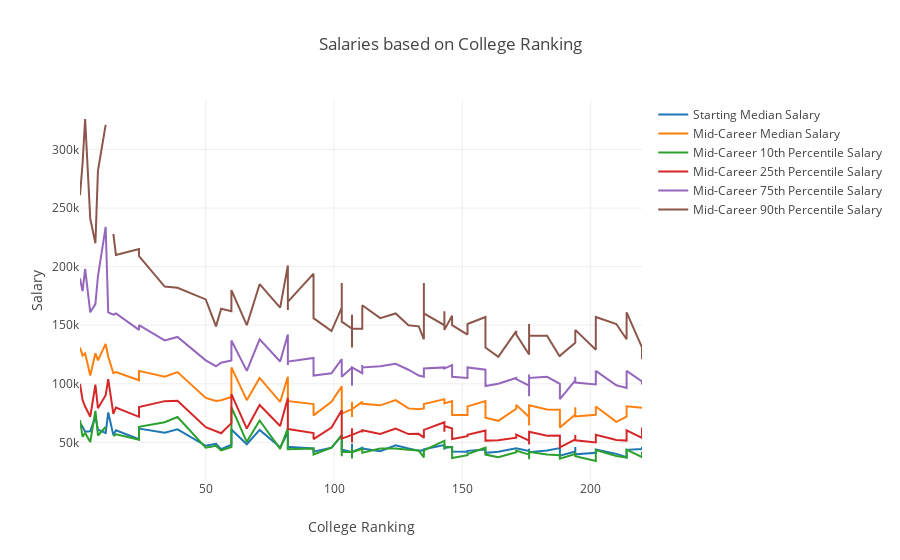

Source (notebook cell):
### Markdown cell above
We are aware that there are still missing values in our data sets. However, those are not independent variables or features that we will use in modeling, so we should not fill them in any way.

Let us take a look at the relationships between college rankings and salary.

### Code cell
trace_list = []
for i in rank.columns[3:9]:
    trace_list.append(go.Scatter(x=rank['rank'], y=rank[i], name = i))
layout = go.Layout(
    title='Salaries based on College Ranking',
    xaxis = dict(title = 'College Ranking'),
    yaxis = dict(title = 'Salary'),
)
fig = go.Figure(data=trace_list, layout=layout)
py.offline.iplot(fig)
